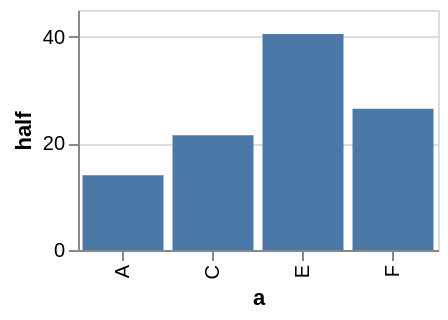

Vega-Lite specification for this chart:
### Vega-Lite specification from a JSON file in a GitHub repository (floating-point values rounded to 4 significant figures)
{"description": "The transforms a specification writes for itself, rather than the ones its encoding implies. A filter that removes rows and a calculate that adds a field were both dropped in silence: the chart drew the untransformed data and looked entirely reasonable.", "width": 180, "height": 120, "data": {"values": [{"a": "A", "b": 28, "keep": true}, {"a": "B", "b": 55, "keep": false}, {"a": "C", "b": 43, "keep": true}, {"a": "D", "b": 91, "keep": false}, {"a": "E", "b": 81, "keep": true}, {"a": "F", "b": 53, "keep": true}]}, "transform": [{"filter": "datum.keep"}, {"calculate": "datum.b / 2", "as": "half"}], "mark": "bar", "encoding": {"x": {"field": "a", "type": "nominal"}, "y": {"field": "half", "type": "quantitative"}}}
